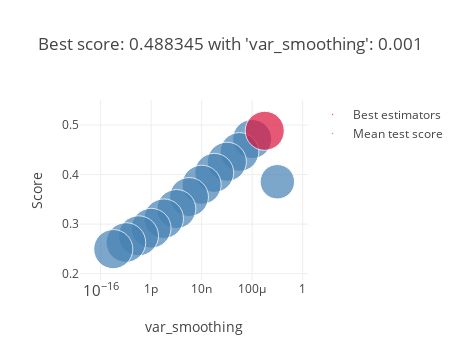

Write notebook code for a chart like this one.
### Markdown cell above
Note: Best params on 07.October were: {'var_smoothing': 1e-15}

### Code cell
optimization_plots(gauss)

### Figure 1 — Plotly figure (JSON) as saved in the notebook; plotly's stock layout.template omitted (floating-point values rounded to 4 significant figures)
{"data": [{"marker": {"color": "SteelBlue", "size": [0.1399, 0.1384, 0.1406, 0.14, 0.109, 0.1408, 0.1397, 0.14, 0.1437, 0.1457, 0.1474, 0.1444, 0.141], "sizemin": 4, "sizemode": "area", "sizeref": 0.0001842}, "mode": "markers", "name": "Mean test score", "showlegend": true, "text": ["'var_smoothing': 0.0001", "'var_smoothing': 1e-05", "'var_smoothing': 1e-06", "'var_smoothing': 1e-07", "'var_smoothing': 0.01", "'var_smoothing': 1e-08", "'var_smoothing': 1e-09", "'var_smoothing': 1e-10", "'var_smoothing': 1e-11", "'var_smoothing': 1e-12", "'var_smoothing': 1e-13", "'var_smoothing': 1e-14", "'var_smoothing': 1e-15"], "type": "scatter", "x": [0.0001, 1e-05, 1e-06, 1e-07, 0.01, 1e-08, 1e-09, 1e-10, 1e-11, 1e-12, 1e-13, 1e-14, 1e-15], "xaxis": "x", "y": [0.4718, 0.4457, 0.426, 0.4035, 0.3855, 0.3795, 0.3547, 0.3305, 0.311, 0.2918, 0.2764, 0.2629, 0.2495], "yaxis": "y"}, {"marker": {"color": "Crimson", "size": [0.1403], "sizemin": 4, "sizemode": "area", "sizeref": 0.0001842}, "mode": "markers", "name": "Best estimators", "showlegend": true, "text": ["{'var_smoothing': 0.001}"], "type": "scatter", "x": [0.001], "xaxis": "x", "y": [0.4883], "yaxis": "y"}], "layout": {"height": 360, "hovermode": "closest", "legend": {"traceorder": "reversed"}, "title": {"text": "Best score: 0.488345 with 'var_smoothing': 0.001"}, "width": 460, "xaxis": {"anchor": "y", "domain": [0, 1], "title": {"text": "var_smoothing"}, "type": "log"}, "yaxis": {"anchor": "x", "domain": [0, 1], "title": {"text": "Score"}}}}
